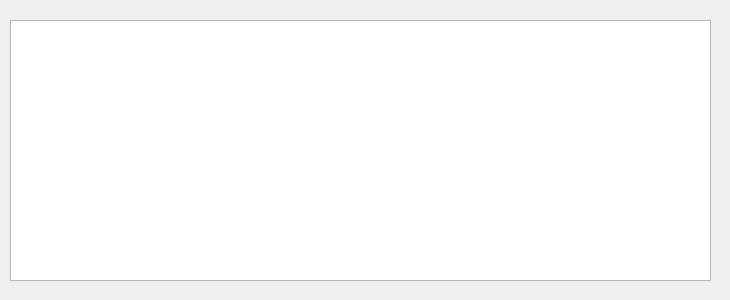
<?xml version="1.0" encoding="UTF-8"?>
<ui version="4.0">
 <class>Form</class>
 <widget class="QWidget" name="Form">
  <property name="geometry">
   <rect>
    <x>0</x>
    <y>0</y>
    <width>730</width>
    <height>300</height>
   </rect>
  </property>
  <property name="windowTitle">
   <string>Кофе</string>
  </property>
  <widget class="QTableWidget" name="tableWidget">
   <property name="geometry">
    <rect>
     <x>10</x>
     <y>20</y>
     <width>701</width>
     <height>261</height>
    </rect>
   </property>
  </widget>
 </widget>
 <resources/>
 <connections/>
</ui>
